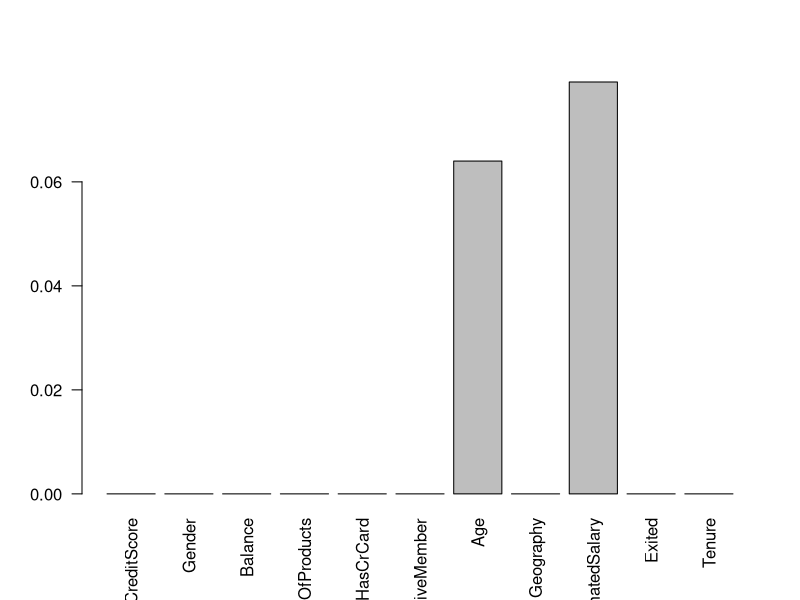

Here is the R script that generated this plot: (Note: this script raises an error after producing the figure.)
library(mice)
library(GGally)

set.seed(123)
# Load the dataset
pre_data = read.csv("df_estados_bank.csv")

# Take a look
summary(pre_data)

# We remove ids
pre_data = pre_data[,4:15]

# We also remove the surnames, as we will not be using them
pre_data = pre_data[,-10]

# Check for NAs
barplot(colMeans(is.na(pre_data)), las=2)

# There are NAs in Age and EstimatedSalary
# We can try mice

clean = mice(pre_data, method = "rf", m = 5)
data = complete(clean)

# They are pretty similar
summary(data)

# We check correlation between variables
data$Gender = as.factor(data$Gender)
levels(data$Gender)
data_num = data[,-c(2, 8)]
data_num$Gender = as.numeric(data$Gender) - 1 # 0 for female and 1 for male

R = cor(data_num)
ggcorr(data_num, label = T)
